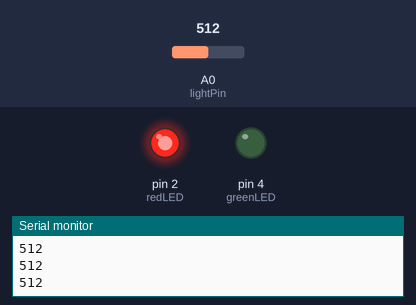
Simulated run of this sketch. Board: Arduino Uno, built with avr-gcc and run on an emulated ATmega328P. On the bench: output pins drawn as LEDs (lit = HIGH), the last lines printed to the serial monitor. The inputs (shaded band) are chosen by the test bench; at power-on: A0 (lightPin) = 512.

Above: at 1.2 s.
1.3 s: A0 (lightPin) set to 140
At 2.3 s:
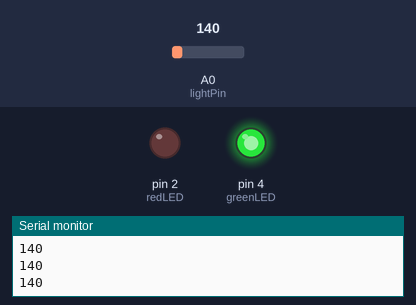
3.2 s: A0 (lightPin) set to 160
At 4.3 s:
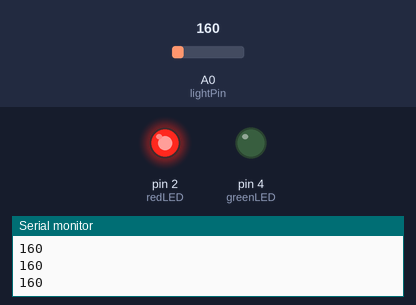
5.0 s: A0 (lightPin) set to 122
At 6.3 s:
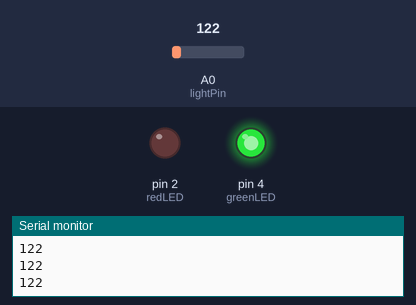
Timing chart, 0 to 8.0 s (numbered marks = the images above; inputs shaded):
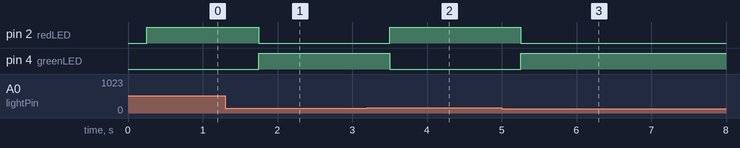

The sketch:

sketch_oct15.ino
```cpp
int lightPin=A0;
int lightVal;
int dt=250;
int redLED=2;
int greenLED=4;

void setup() {
  // put your setup code here, to run once:
pinMode(lightPin,INPUT);
pinMode(greenLED,OUTPUT);
pinMode(redLED,OUTPUT);
Serial.begin(9600);
}

void loop() {
  // put your main code here, to run repeatedly:
lightVal=analogRead(lightPin);
Serial.println(lightVal);
delay(dt);

if(lightVal<=150){
  digitalWrite(greenLED,HIGH);
  digitalWrite(redLED,LOW);
}
if(lightVal>=150){
  digitalWrite(redLED,HIGH);
  digitalWrite(greenLED,LOW);
}


}
```

Measured:
- after the input at 1.3 s, pin 2 (redLED): HIGH → LOW after 0.45 s; pin 4 (greenLED): LOW → HIGH after 0.45 s
- after the input at 3.2 s, pin 2 (redLED): LOW → HIGH after 0.30 s; pin 4 (greenLED): HIGH → LOW after 0.30 s
- after the input at 5.0 s, pin 2 (redLED): HIGH → LOW after 0.26 s; pin 4 (greenLED): LOW → HIGH after 0.26 s
